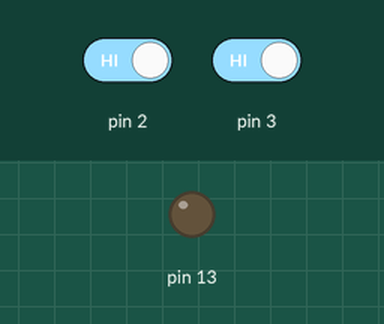
This sketch was run on a simulated Arduino Uno, built with avr-gcc and run on an emulated ATmega328P. Parts: output pins drawn as LEDs (lit = HIGH). Inputs (shaded band) come from the test bench; at power-on: pin 2 HIGH, pin 3 HIGH. What the sketch prints to the serial monitor is not drawn.

Above: at 1.2 s.
1.3 s: pin 2 driven LOW and pin 3 driven LOW
At 2.5 s:
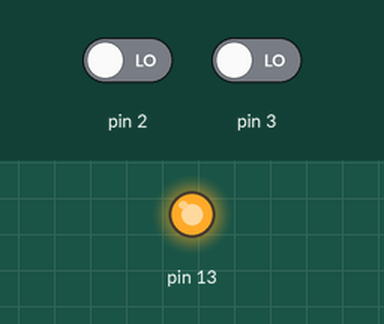
2.8 s: pin 2 driven HIGH
At 3.6 s:
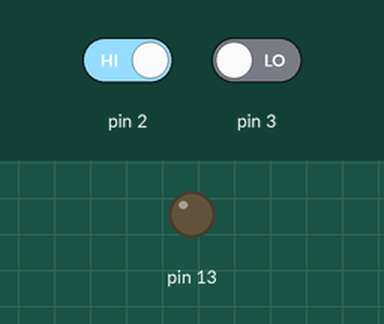
4.3 s: pin 2 driven LOW
At 4.7 s:
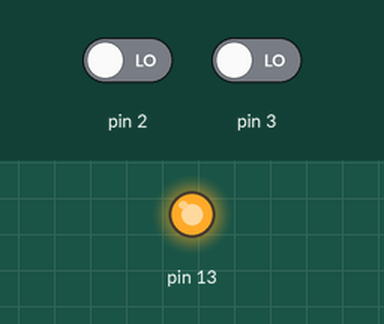
Timing chart, 0 to 7.3 s (numbered marks = the images above; inputs shaded):
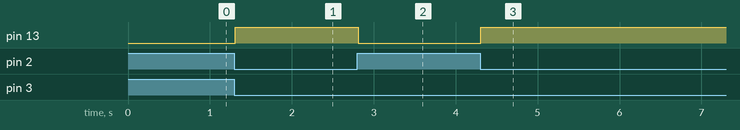

Measured:
- after the input at 1.3 s, pin 13: LOW → HIGH at once
- after the input at 2.8 s, pin 13: HIGH → LOW at once
- after the input at 4.3 s, pin 13: LOW → HIGH at once

The sketch:

TWO-BUTTONS-LED.ino
```cpp
boolean X2,X3,Y13;// ?? X2 ?? Y13 ??

void setup() {
              Serial.begin(9600);
              pinMode (2,INPUT_PULLUP);
              pinMode (3,INPUT_PULLUP);
              pinMode (13,OUTPUT);

}

void loop() {
  // put your main code here, to run repeatedly:
  X2=!digitalRead (2);
   X3=!digitalRead (3);
  Serial.println(X2);
  Serial.println(X3);
  Y13 = X3 && X2;
 digitalWrite(13,Y13) ;
}
```
